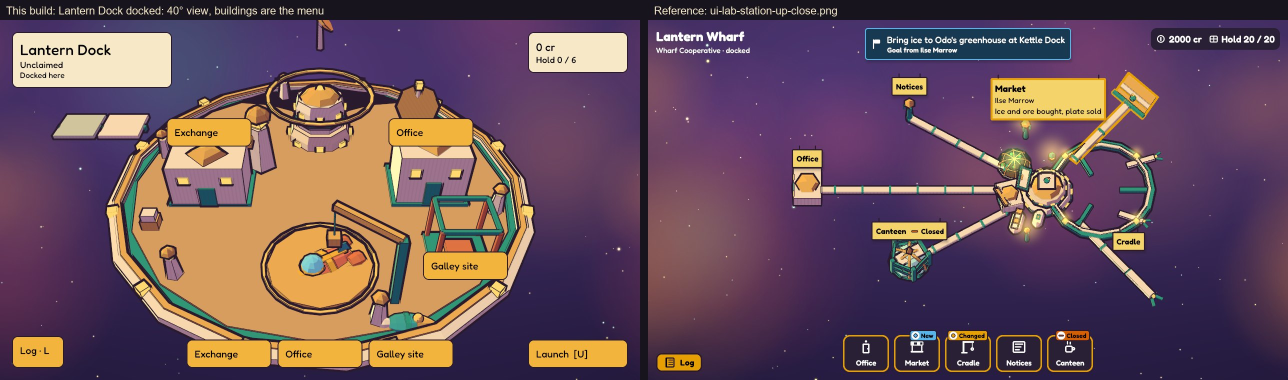
#> input picture game/evidence/core-places/docked-station.jpg, 2576 x 760 px, given in place of station.png, which was not available (shown at 1/2 size)
$ python scene.py ../../../game/evidence/core-places/docked-station.jpg ../../../game/evidence/core-places/kiln-cradle-1024x576.jpg
#> lines starting #> are read from the running program, lines starting #| are printed output that depends on the picture; after the words box and inside, x2 and y2 are one past the last pixel; in counts of white or black regions, pixels touching at a corner belong together
#> after the loop in make_stars, `for _ in range(n):`:
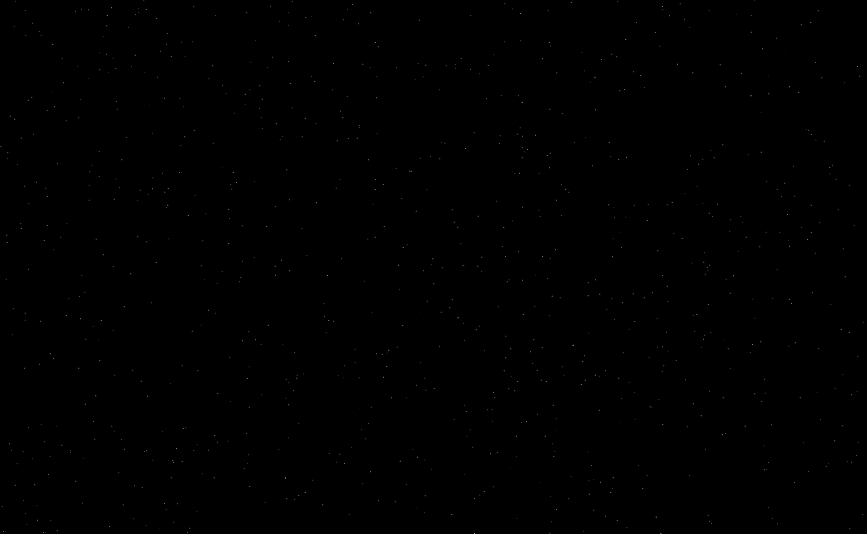
#> lay: shape (1600, 2600, 3) float32 (shown at 1/3 size); mean of channels 0, 1, 2 0.000568, 0.000646, 0.00067; drawn as B, G, R
"""The painted-plate flight scene, composited offscreen: what the engine would draw.

    python -I scripts/scene.py <layers folder> <out folder> [--only flight|mine|dock] [--stills]

<layers> holds cut/ (from cut.py) and ship/ (from ship_frames.py). Writes JPG frames per
clip into <out>/<clip>/ and an MP4 per clip when imageio-ffmpeg is installed, plus stills.

Every layer here is something a small engine feature can draw in real time: textured
quads with alpha, additive glow quads, a per-sprite erosion mask, and a turn sheet picked
by heading. Nothing per frame is heavier than a sprite batch.

World: the play plane, in plate pixels at zoom 1. The camera looks down at 40 degrees, so
plane y is drawn foreshortened by sin(40). Headings are in degrees, 0 = screen right,
counter-clockwise.
"""
import math
import os
import sys

import cv2
import numpy as np

LAYERS, OUT = sys.argv[1], sys.argv[2]
ONLY = sys.argv[sys.argv.index("--only") + 1] if "--only" in sys.argv else None
W, H, FPS = 1280, 720, 30
FORE = math.sin(math.radians(40))
rng = np.random.default_rng(7)


def load(name):
#> called with name = 'station'
    im = cv2.imread(os.path.join(LAYERS, "cut", name + ".png"), cv2.IMREAD_UNCHANGED)
#> im is the input picture: shape (760, 2576, 3); mean B, G, R 90.4, 79.3, 106.5
    return im.astype(np.float32) / 255.0


def hexf(h):
    h = h.lstrip("#")
    return np.array([int(h[i:i + 2], 16) for i in (4, 2, 0)], np.float32) / 255.0  # BGR


# ---------------------------------------------------------------- sky (procedural layers)
def fbm(h, w, octaves, seed):
    r = np.random.default_rng(seed)
    acc = np.zeros((h, w), np.float32)
    amp, tot = 1.0, 0.0
    for o in range(octaves):
        s = 2 ** (o + 2)
        n = r.random((max(2, h * s // w), s)).astype(np.float32)
        acc += amp * cv2.resize(n, (w, h), interpolation=cv2.INTER_CUBIC)
        tot += amp
        amp *= 0.55
    return acc / tot


def make_sky(sw, sh):
    # colours sampled from the flight concept's empty sky (palette.py, see README)
    top, bot = hexf("#3b1f4c"), hexf("#2c163c")
    g = np.linspace(0, 1, sh, dtype=np.float32)[:, None, None]
    sky = top * (1 - g) + bot * g
    sky = np.broadcast_to(sky, (sh, sw, 3)).copy()
    for col, seed, amt in (("#a8306a", 1, 0.55), ("#2f7f8c", 2, 0.4), ("#6a2f8a", 3, 0.45)):
        n = fbm(sh, sw, 6, seed)
        m = np.clip((n - 0.56) * 3.2, 0, 1) ** 1.6 * amt
        sky = sky * (1 - m[..., None]) + hexf(col) * m[..., None]
    return np.clip(sky, 0, 1)


def make_stars(sw, sh, n, big, seed):
    r = np.random.default_rng(seed)
    lay = np.zeros((sh, sw, 3), np.float32)
    cols = [hexf(c) for c in ("#fff4dd", "#ffd8c2", "#cff3ee", "#ffe9a8")]
    for _ in range(n):
        x, y = int(r.integers(0, sw)), int(r.integers(0, sh))
        c = cols[int(r.integers(0, 4))] * float(r.uniform(0.35, 1.0))
        rad = 1 if r.random() > big else 2
        cv2.circle(lay, (x, y), rad - 1 if rad > 1 else 0, c.tolist(), -1, cv2.LINE_AA)
    return cv2.GaussianBlur(lay, (0, 0), 0.6)


SKY = make_sky(2600, 1600)
STARS = [make_stars(2600, 1600, 900, 0.97, 11), make_stars(2600, 1600, 260, 0.85, 12)]


# [46 lines left out: functions sky_frame, crop_wrap, blit, glow_sprite, not called in this run]


# ---------------------------------------------------------------- station plate
STATION_SCALE = 0.5  # the plate is painted at 2x flight size: docking zooms to native paint
station = load("station")
sh_, sw_ = station.shape[:2]
#> sh_ = 760; sw_ = 2576
hsv = cv2.cvtColor((station[..., :3] * 255).astype(np.uint8), cv2.COLOR_BGR2HSV)
#> hsv: shape (760, 2576, 3); mean H, S, V 108.3, 121, 119.3
warm = (hsv[..., 0] >= 12) & (hsv[..., 0] <= 32) & (hsv[..., 2] > 225) & (hsv[..., 1] > 80)
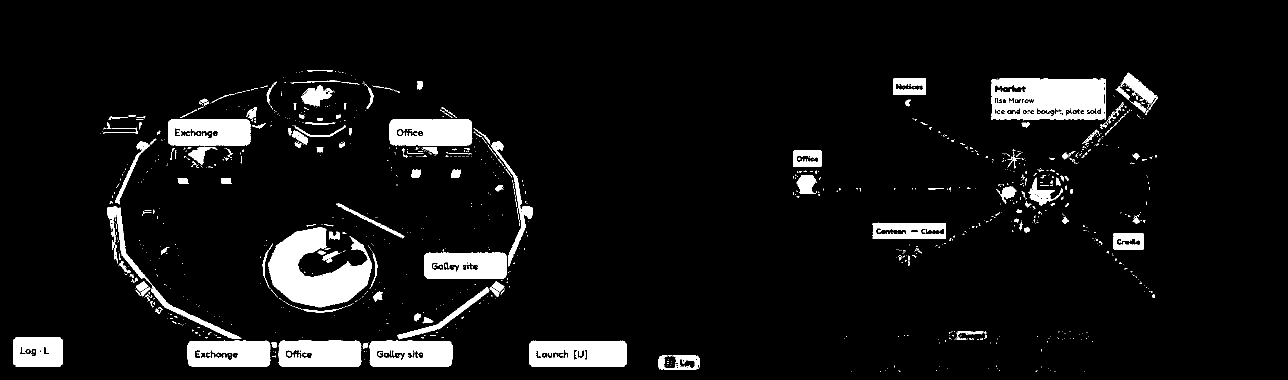
#> warm: shape (760, 2576) bool (shown at 1/2 size); 7% white; 1185 white regions (1009 under 20 px), largest, box (x1, y1, x2, y2) and area: (536, 455, 744, 615) 17841, (1982, 157, 2212, 240) 15087, (1058, 681, 1254, 734) 9233
#> (the run stopped early here; a loop or call above may not have finished)

$ run again, on game/evidence/core-places/kiln-cradle-1024x576.jpg
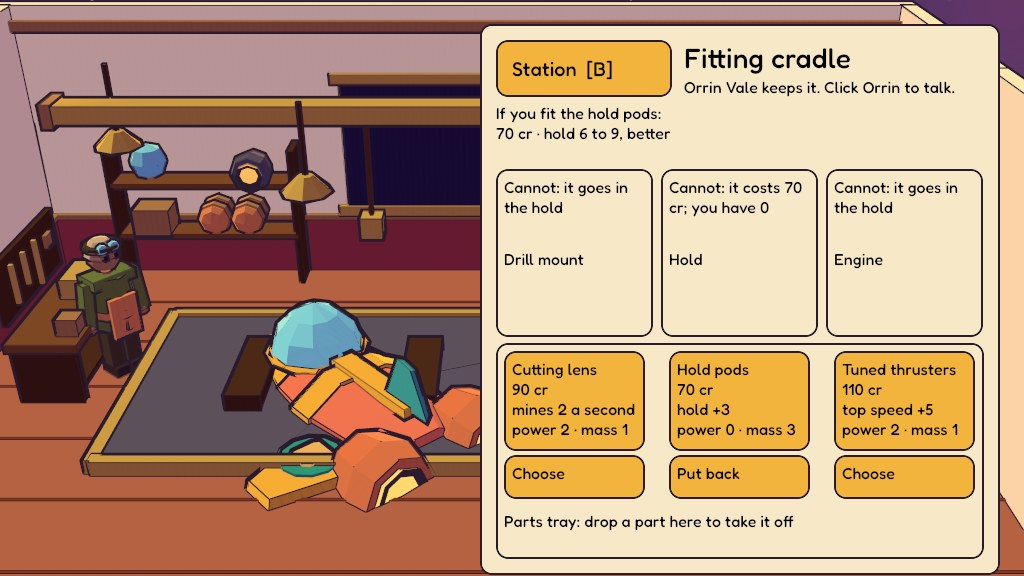
#> input picture game/evidence/core-places/kiln-cradle-1024x576.jpg, 1024 x 576 px, given in place of station.png, which was not available
#> in load, im is the input picture: shape (576, 1024, 3); mean B, G, R 118.1, 147, 182.3
#> hsv: shape (576, 1024, 3); mean H, S, V 50.1, 106.3, 183.9
#> `warm = (hsv[..., 0] >= 12) & (hsv[..., 0] <= 32) & (hsv[..., 2] > 225)..`:
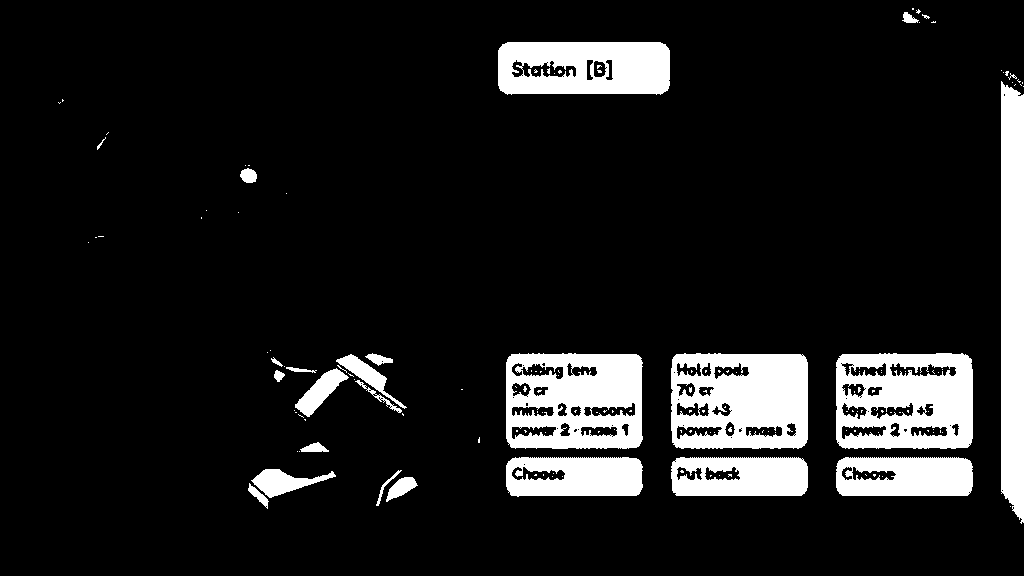
#> warm: shape (576, 1024) bool; 11.7% white; 150 white regions (126 under 20 px), largest, box (x1, y1, x2, y2) and area: (671, 353, 808, 449) 10878, (836, 353, 973, 449) 10387, (506, 353, 643, 449) 10318
